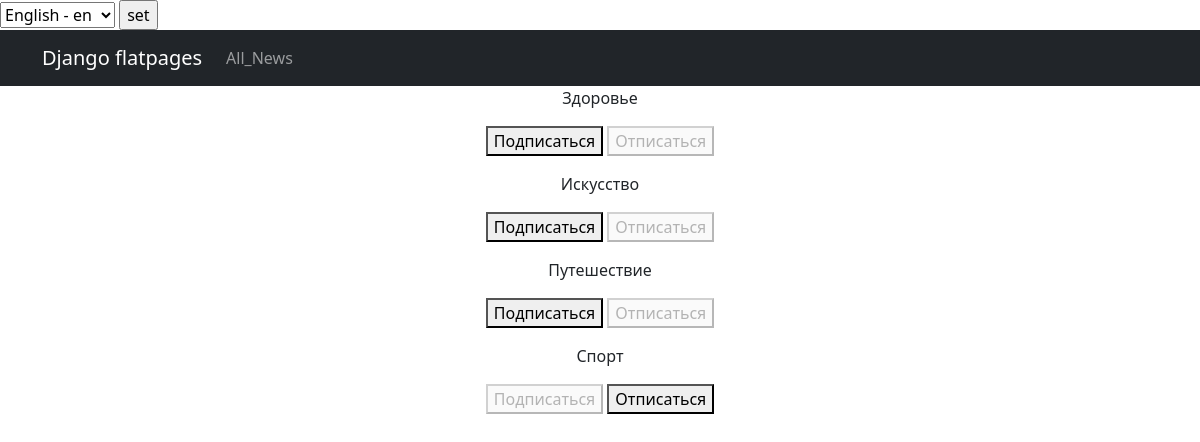
The app's page /subscriptions/ (signed in) with its own data.
### news/models.py (models this page shows, shortened)
class Category(models.Model): # Категории новостей/статей
    category_name = models.CharField(max_length=255, unique=True)

### news/views.py (the view, shortened to what this page needs)
# urls.py: path('subscriptions/', subscriptions, name='subscriptions'),
@login_required
@csrf_protect
def subscriptions(request):
    categories_with_subscriptions = Category.objects.annotate(
        user_subscribed=Exists(
            Subscription.objects.filter(
                user=request.user,
                category=OuterRef('pk'),
            )
        )
    ).order_by('category_name')
    return render(
        request,
        'subscriptions.html',
        {'categories': categories_with_subscriptions},
    )

### news/templates/subscriptions.html (shortened to what this page needs)
{% extends 'flatpages/default.html' %}
{% block content %}
    {% for category in categories  %}
        <p>
            {{ category.category_name }}
            <form method="post">
                {% if category.user_subscribed %}
                    <button disabled>Подписаться</button>
                    <button name="action" value="unsubscribe">Отписаться</button>
                {% else %}
                    <button name="action" value="subscribe">Подписаться</button>
                    <button disabled>Отписаться</button>
                {% endif %}
            </form>
        </p>
    {% endfor %}
{% endblock content %}

### news/templates/flatpages/default.html (shortened to what this page needs)
<!DOCTYPE html>
{% load i18n %}
<html lang="en">
<head>
</head>
<body>
    <form action="{% url 'set_language' %}" method="POST"> {% csrf_token %}
        {% get_current_language as LANGUAGE_CODE %}
        <select name="language" id="">
            {% get_available_languages as LANGUAGES %}
            {% get_language_info_list for LANGUAGES as languages %}
            {% for language in languages %}
                <option value="{{ language.code }}" {% if language.code == LANGUAGE_CODE %} selected {% endif %}>
                    {{ language.name_local }} - {{ language.code }}
                </option>
            {% endfor %}
        </select>
        <input type="submit" value="set">
    </form>
</body>
</html>
<html lang="en">
    <head>
        {% load static %}
        <link href="{% static 'css/styles.css' %}" rel="stylesheet" />
    </head>
    <body>
        <nav class="navbar navbar-expand-lg navbar-dark bg-dark static-top">
            <div class="container">
                <a class="navbar-brand" href="#">Django flatpages</a>
                <div class="collapse navbar-collapse" id="navbarResponsive">
                    <ul class="navbar-nav ml-auto">
                        <li class="nav-item active">
                            <a class="nav-link" href="/news/">All_News
                            </a>
                        </li>
                    </ul>
                </div>
            </div>
        </nav>
        <div class="container">
            <div class="row">
                <div class="col-lg-12 text-center">
                    {% block content %}{% endblock content %}
                </div>
            </div>
        </div>
    </body>
</html>

### records on screen
Category: category_name "Здоровье", shows "Подписаться"
Category: category_name "Искусство", shows "Подписаться"
Category: category_name "Путешествие", shows "Подписаться"
Category: category_name "Спорт", shows "Подписаться"

### other values on screen
form field language "English - en"
